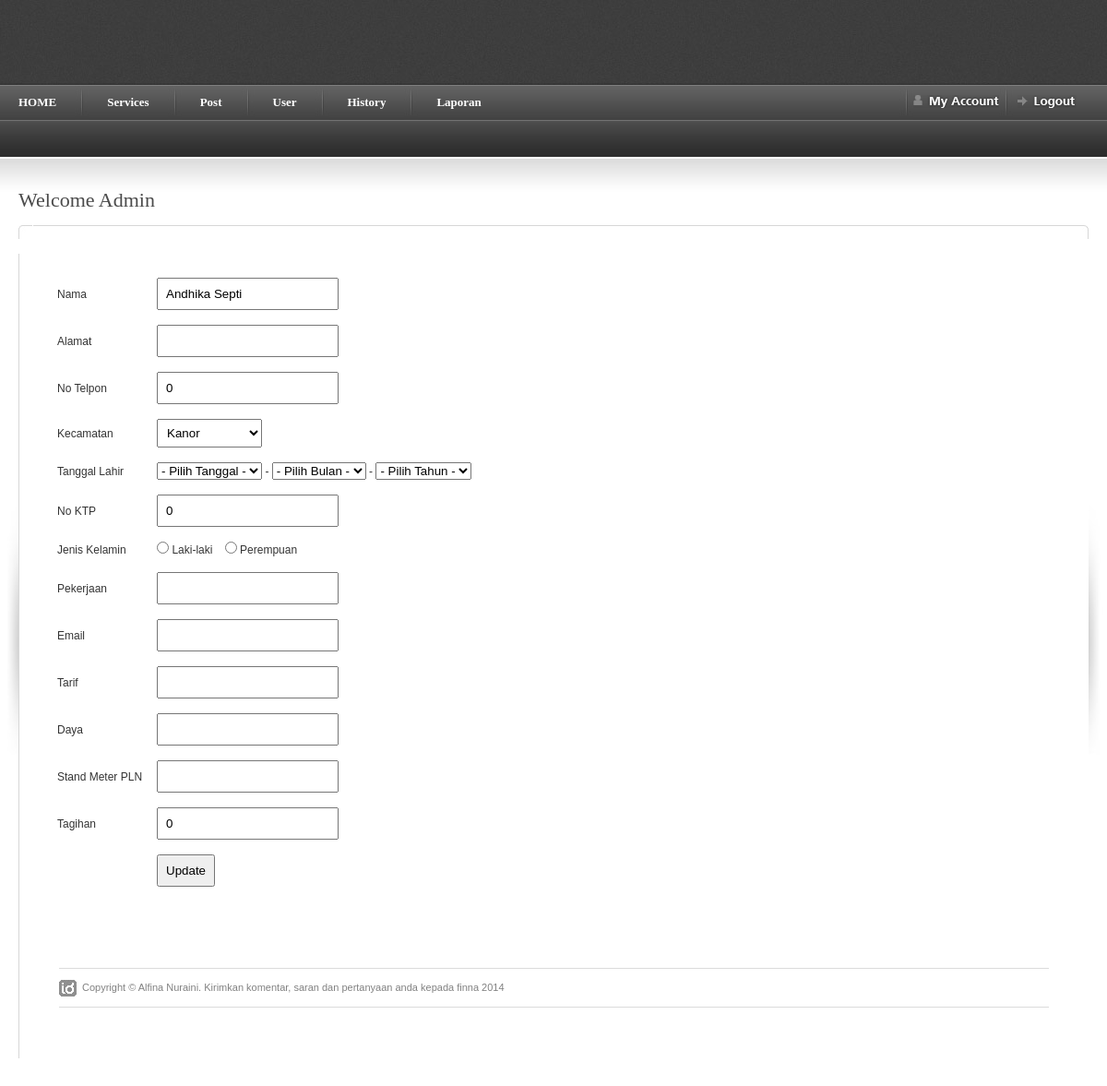
/e-pink/home.php?page=edit_prt&id_prt=30108170 (signed in), run on the app's committed database.
### tables this page shows
CREATE TABLE IF NOT EXISTS `t_prt` (
  `id_prt` varchar(12) NOT NULL,
  `nama` varchar(50) NOT NULL,
  `no_telp` int(15) NOT NULL,
  `alamat` varchar(50) NOT NULL,
  `password` varchar(15) NOT NULL,
  `kecamatan` varchar(30) NOT NULL,
  `tglLahir` varchar(15) NOT NULL,
  `no_ktp` int(15) NOT NULL,
  `jk` varchar(9) NOT NULL,
  `pekerjaan` varchar(50) NOT NULL,
  `email` varchar(50) NOT NULL,
  `tarif` varchar(2) NOT NULL,
  `daya` varchar(8) NOT NULL,
  `stand_meter` varchar(16) NOT NULL,
  `tagihan` int(10) NOT NULL,
  `inbox` int(30) NOT NULL,
  `foto` varchar(100) NOT NULL DEFAULT 'pelanggan/default.png',
  PRIMARY KEY (`id_prt`)
);

### e-pink/page/edit_prt.php (the view, shortened to what this page needs)
<?php
if(isset($_SESSION['log'])) {
$id_prt = $_GET['id_prt'];
$query=mysql_query("select nama, alamat, no_telp, kecamatan, tglLahir, no_ktp, jk, pekerjaan, email, tarif, daya, stand_meter, tagihan from t_prt where id_prt = '$id_prt'");
$show = mysql_fetch_object($query)
?>
<form action="proses/edit_prt.php" method="post">
<table>
	<tr>
		<td>Nama</td>
		<td><input type="text" name="nama" value="<?=@$show->nama?>"/></td>
	</tr>
	<tr>
		<td>Alamat</td>
		<td><input type="text" name="alamat" value="<?=@$show->alamat?>"/></td>
	</tr>
	<tr>
		<td>No Telpon</td>
		<td><input type="text" name="no_telp" value="<?=@$show->no_telp?>"/></td>
	</tr>
	<tr>
		<td>Kecamatan</td>
		<td><select style="padding:6px;" name="kecamatan">
    	<?php
		$query_kecamatan = mysql_query("select kecamatan from t_grafik");
		while($show_kecamatan = mysql_fetch_array($query_kecamatan)) {
        	$query_kec = mysql_query("select kecamatan from t_prt where id_prt = '$id_prt'");
			$show_kec = mysql_fetch_array($query_kec);
			?>
        	<option <?php if($show_kecamatan[0] == $show_kec[0]){?> selected="selected" <? }?> value="<?=@$show_kecamatan[0];?>"><?=@$show_kecamatan[0];?></option>
		<? } ?>
    	</select></td>
	</tr>
	<tr>
		<td>Tanggal Lahir</td>
		<td width="400">
        <select name="tanggal">
            <option>- Pilih Tanggal -</option>
        </select> -
        <select name="bulan">
        	<option>- Pilih Bulan -</option>
        </select> -
        <select name="tahun">
            <option>- Pilih Tahun -</option>
        </select>
        </td>
	</tr>
	<tr>
		<td>No KTP</td>
		<td><input type="text" name="no_ktp" value="<?=@$show->no_ktp?>"/></td>
	</tr>
	<tr>
		<td>Jenis Kelamin</td>
			<td>
    		<input <? if($show->jk=='L'){?> checked="checked"<? }?> type="radio" name="jk" value="L"> Laki-laki &nbsp;&nbsp;
    		<input <? if($show->jk=='P'){?> checked="checked"<? }?> type="radio" name="jk" value="P"> Perempuan
    		</td>
	</tr>
	<tr>
		<td>Pekerjaan</td>
		<td><input type="text" name="pekerjaan" value="<?=@$show->pekerjaan?>"/></td>
	</tr>
	<tr>
		<td>Email</td>
		<td><input type="text" name="email" value="<?=@$show->email?>"/></td>
	</tr>
	<tr>
		<td>Tarif</td>
		<td><input type="text" name="tarif" value="<?=@$show->tarif?>"/></td>
	</tr>
	<tr>
		<td>Daya</td>
		<td><input type="text" name="daya" value="<?=@$show->daya?>"/></td>
	</tr>
		<td>Stand Meter PLN</td>
		<td><input type="text" name="stand_meter_pln" value="<?=@$show->stand_meter?>"/></td>
	</tr>
	<tr>
		<td>Tagihan</td>
		<td><input type="text" name="tagihan" value="<?=@$show->tagihan?>"/></td>
	</tr>
	<tr>
		<td></td>
		<td><input type="submit" value="Update"/><input type="hidden" name="id_prt" value="<?=@$id_prt?>"></td>
	</tr>
</table>
<? } else {
	echo("<script>window.location=\"index.php\";</script>");
} ?>

### e-pink/css/screen.css (style rules this page uses)
* { margin: 0; padding: 0; }
html, body { height: 100%; }
body { background: #fff; color: #393939; font-family: Arial; font-size: 0px; line-height: 0; }
table { border-collapse: collapse; }
form { margin: 0; padding: 0; }
table { border-collapse:collapse; }
table tbody tr td { padding:8px; font-size:12px; }
input { padding:8px; }

### data on the page
t_prt: nama "Andhika Septi", no_telp "0", no_ktp "0", tagihan "0"

### other printed values
form field kecamatan "Kanor"
